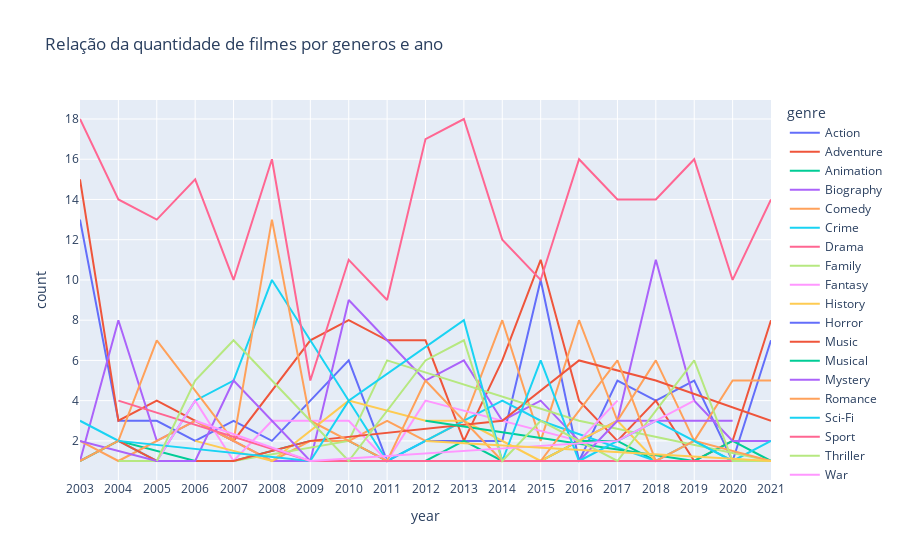

The code cell stored with this chart in its notebook:
### Code cell
# Plotando gráfico
genre_for_year = analise_2colunas(df['genre'], df['year'], ['genre', 'year'])
genre_for_year = genre_for_year.groupby(['genre', 'year'], as_index = False).agg(count = ('genre', 'count'))

fig = px.line(genre_for_year, x = 'year',y ='count',
              color = 'genre',
              title='Relação da quantidade de filmes por generos e ano')
fig.update_xaxes(dtick="M1")
fig.show()

### Figure 1 — Plotly figure (JSON) as saved in the notebook; plotly's stock layout.template omitted (floating-point values rounded to 4 significant figures)
{"data": [{"hovertemplate": "genre=Action<br>year=%{x}<br>count=%{y}<extra></extra>", "legendgroup": "Action", "line": {"color": "#636efa", "dash": "solid"}, "marker": {"symbol": "circle"}, "mode": "lines", "name": "Action", "orientation": "v", "showlegend": true, "type": "scatter", "x": [2003, 2004, 2005, 2006, 2007, 2008, 2009, 2010, 2011, 2012, 2014, 2015, 2016, 2017, 2018, 2019, 2020, 2021], "xaxis": "x", "y": [13, 3, 3, 2, 3, 2, 4, 6, 1, 2, 2, 10, 1, 5, 4, 5, 1, 7], "yaxis": "y"}, {"hovertemplate": "genre=Adventure<br>year=%{x}<br>count=%{y}<extra></extra>", "legendgroup": "Adventure", "line": {"color": "#EF553B", "dash": "solid"}, "marker": {"symbol": "circle"}, "mode": "lines", "name": "Adventure", "orientation": "v", "showlegend": true, "type": "scatter", "x": [2003, 2004, 2005, 2006, 2007, 2009, 2010, 2011, 2012, 2013, 2014, 2015, 2016, 2017, 2018, 2019, 2020, 2021], "xaxis": "x", "y": [15, 3, 4, 3, 2, 7, 8, 7, 7, 2, 6, 11, 4, 2, 4, 1, 2, 8], "yaxis": "y"}, {"hovertemplate": "genre=Animation<br>year=%{x}<br>count=%{y}<extra></extra>", "legendgroup": "Animation", "line": {"color": "#00cc96", "dash": "solid"}, "marker": {"symbol": "circle"}, "mode": "lines", "name": "Animation", "orientation": "v", "showlegend": true, "type": "scatter", "x": [2003, 2004, 2006, 2007, 2009, 2010, 2011, 2012, 2013, 2014, 2015, 2016, 2017, 2018, 2019, 2020, 2021], "xaxis": "x", "y": [1, 2, 1, 1, 2, 2, 1, 1, 2, 1, 1, 2, 2, 1, 1, 2, 1], "yaxis": "y"}, {"hovertemplate": "genre=Biography<br>year=%{x}<br>count=%{y}<extra></extra>", "legendgroup": "Biography", "line": {"color": "#ab63fa", "dash": "solid"}, "marker": {"symbol": "circle"}, "mode": "lines", "name": "Biography", "orientation": "v", "showlegend": true, "type": "scatter", "x": [2003, 2004, 2005, 2006, 2008, 2009, 2010, 2012, 2013, 2014, 2015, 2016, 2017, 2018, 2019, 2020, 2021], "xaxis": "x", "y": [1, 8, 2, 3, 1, 1, 9, 5, 6, 3, 4, 2, 3, 11, 4, 2, 2], "yaxis": "y"}, {"hovertemplate": "genre=Comedy<br>year=%{x}<br>count=%{y}<extra></extra>", "legendgroup": "Comedy", "line": {"color": "#FFA15A", "dash": "solid"}, "marker": {"symbol": "circle"}, "mode": "lines", "name": "Comedy", "orientation": "v", "showlegend": true, "type": "scatter", "x": [2003, 2004, 2006, 2007, 2008, 2009, 2010, 2011, 2012, 2013, 2014, 2015, 2016, 2017, 2018, 2019, 2020, 2021], "xaxis": "x", "y": [2, 1, 3, 2, 1, 2, 2, 3, 2, 3, 8, 2, 8, 3, 6, 2, 5, 5], "yaxis": "y"}, {"hovertemplate": "genre=Crime<br>year=%{x}<br>count=%{y}<extra></extra>", "legendgroup": "Crime", "line": {"color": "#19d3f3", "dash": "solid"}, "marker": {"symbol": "circle"}, "mode": "lines", "name": "Crime", "orientation": "v", "showlegend": true, "type": "scatter", "x": [2003, 2005, 2006, 2007, 2008, 2011, 2014, 2015, 2018, 2019, 2020, 2021], "xaxis": "x", "y": [3, 1, 4, 5, 10, 1, 4, 3, 1, 2, 1, 2], "yaxis": "y"}, {"hovertemplate": "genre=Drama<br>year=%{x}<br>count=%{y}<extra></extra>", "legendgroup": "Drama", "line": {"color": "#FF6692", "dash": "solid"}, "marker": {"symbol": "circle"}, "mode": "lines", "name": "Drama", "orientation": "v", "showlegend": true, "type": "scatter", "x": [2003, 2004, 2005, 2006, 2007, 2008, 2009, 2010, 2011, 2012, 2013, 2014, 2015, 2016, 2017, 2018, 2019, 2020, 2021], "xaxis": "x", "y": [18, 14, 13, 15, 10, 16, 5, 11, 9, 17, 18, 12, 10, 16, 14, 14, 16, 10, 14], "yaxis": "y"}, {"hovertemplate": "genre=Family<br>year=%{x}<br>count=%{y}<extra></extra>", "legendgroup": "Family", "line": {"color": "#B6E880", "dash": "solid"}, "marker": {"symbol": "circle"}, "mode": "lines", "name": "Family", "orientation": "v", "showlegend": true, "type": "scatter", "x": [2004, 2005, 2007, 2010, 2011, 2016, 2021], "xaxis": "x", "y": [1, 1, 1, 2, 6, 3, 1], "yaxis": "y"}, {"hovertemplate": "genre=Fantasy<br>year=%{x}<br>count=%{y}<extra></extra>", "legendgroup": "Fantasy", "line": {"color": "#FF97FF", "dash": "solid"}, "marker": {"symbol": "circle"}, "mode": "lines", "name": "Fantasy", "orientation": "v", "showlegend": true, "type": "scatter", "x": [2005, 2006, 2007, 2008, 2009, 2010, 2011, 2012, 2016, 2017], "xaxis": "x", "y": [1, 4, 1, 3, 3, 3, 1, 4, 2, 4], "yaxis": "y"}, {"hovertemplate": "genre=History<br>year=%{x}<br>count=%{y}<extra></extra>", "legendgroup": "History", "line": {"color": "#FECB52", "dash": "solid"}, "marker": {"symbol": "circle"}, "mode": "lines", "name": "History", "orientation": "v", "showlegend": true, "type": "scatter", "x": [2006, 2008, 2010, 2012, 2013, 2015, 2016, 2017, 2018], "xaxis": "x", "y": [2, 1, 4, 3, 3, 1, 2, 3, 1], "yaxis": "y"}, {"hovertemplate": "genre=Horror<br>year=%{x}<br>count=%{y}<extra></extra>", "legendgroup": "Horror", "line": {"color": "#636efa", "dash": "solid"}, "marker": {"symbol": "circle"}, "mode": "lines", "name": "Horror", "orientation": "v", "showlegend": true, "type": "scatter", "x": [2010, 2017], "xaxis": "x", "y": [1, 1], "yaxis": "y"}, {"hovertemplate": "genre=Music<br>year=%{x}<br>count=%{y}<extra></extra>", "legendgroup": "Music", "line": {"color": "#EF553B", "dash": "solid"}, "marker": {"symbol": "circle"}, "mode": "lines", "name": "Music", "orientation": "v", "showlegend": true, "type": "scatter", "x": [2004, 2005, 2007, 2009, 2014, 2016, 2018, 2021], "xaxis": "x", "y": [2, 1, 1, 2, 3, 6, 5, 3], "yaxis": "y"}, {"hovertemplate": "genre=Musical<br>year=%{x}<br>count=%{y}<extra></extra>", "legendgroup": "Musical", "line": {"color": "#00cc96", "dash": "solid"}, "marker": {"symbol": "circle"}, "mode": "lines", "name": "Musical", "orientation": "v", "showlegend": true, "type": "scatter", "x": [2012, 2019, 2021], "xaxis": "x", "y": [3, 1, 1], "yaxis": "y"}, {"hovertemplate": "genre=Mystery<br>year=%{x}<br>count=%{y}<extra></extra>", "legendgroup": "Mystery", "line": {"color": "#ab63fa", "dash": "solid"}, "marker": {"symbol": "circle"}, "mode": "lines", "name": "Mystery", "orientation": "v", "showlegend": true, "type": "scatter", "x": [2003, 2005, 2006, 2007, 2009, 2011, 2015, 2016, 2017, 2020], "xaxis": "x", "y": [2, 1, 1, 5, 1, 1, 1, 1, 3, 3], "yaxis": "y"}, {"hovertemplate": "genre=Romance<br>year=%{x}<br>count=%{y}<extra></extra>", "legendgroup": "Romance", "line": {"color": "#FFA15A", "dash": "solid"}, "marker": {"symbol": "circle"}, "mode": "lines", "name": "Romance", "orientation": "v", "showlegend": true, "type": "scatter", "x": [2003, 2004, 2005, 2007, 2008, 2009, 2011, 2012, 2013, 2014, 2015, 2017, 2018, 2019, 2021], "xaxis": "x", "y": [1, 2, 7, 2, 13, 3, 1, 5, 3, 1, 1, 6, 1, 2, 1], "yaxis": "y"}, {"hovertemplate": "genre=Sci-Fi<br>year=%{x}<br>count=%{y}<extra></extra>", "legendgroup": "Sci-Fi", "line": {"color": "#19d3f3", "dash": "solid"}, "marker": {"symbol": "circle"}, "mode": "lines", "name": "Sci-Fi", "orientation": "v", "showlegend": true, "type": "scatter", "x": [2004, 2009, 2010, 2013, 2014, 2015, 2016, 2018, 2020], "xaxis": "x", "y": [2, 1, 4, 8, 1, 6, 1, 3, 1], "yaxis": "y"}, {"hovertemplate": "genre=Sport<br>year=%{x}<br>count=%{y}<extra></extra>", "legendgroup": "Sport", "line": {"color": "#FF6692", "dash": "solid"}, "marker": {"symbol": "circle"}, "mode": "lines", "name": "Sport", "orientation": "v", "showlegend": true, "type": "scatter", "x": [2004, 2009, 2021], "xaxis": "x", "y": [4, 1, 1], "yaxis": "y"}, {"hovertemplate": "genre=Thriller<br>year=%{x}<br>count=%{y}<extra></extra>", "legendgroup": "Thriller", "line": {"color": "#B6E880", "dash": "solid"}, "marker": {"symbol": "circle"}, "mode": "lines", "name": "Thriller", "orientation": "v", "showlegend": true, "type": "scatter", "x": [2005, 2006, 2007, 2010, 2012, 2013, 2014, 2015, 2017, 2019, 2020, 2021], "xaxis": "x", "y": [1, 5, 7, 1, 6, 7, 1, 3, 1, 6, 1, 1], "yaxis": "y"}, {"hovertemplate": "genre=War<br>year=%{x}<br>count=%{y}<extra></extra>", "legendgroup": "War", "line": {"color": "#FF97FF", "dash": "solid"}, "marker": {"symbol": "circle"}, "mode": "lines", "name": "War", "orientation": "v", "showlegend": true, "type": "scatter", "x": [2006, 2009, 2017, 2019], "xaxis": "x", "y": [3, 1, 2, 4], "yaxis": "y"}, {"hovertemplate": "genre=Western<br>year=%{x}<br>count=%{y}<extra></extra>", "legendgroup": "Western", "line": {"color": "#FECB52", "dash": "solid"}, "marker": {"symbol": "circle"}, "mode": "lines", "name": "Western", "orientation": "v", "showlegend": true, "type": "scatter", "x": [2012, 2021], "xaxis": "x", "y": [2, 1], "yaxis": "y"}], "layout": {"legend": {"title": {"text": "genre"}, "tracegroupgap": 0}, "title": {"text": "Relação da quantidade de filmes por generos e ano"}, "xaxis": {"anchor": "y", "domain": [0, 1], "dtick": "M1", "title": {"text": "year"}}, "yaxis": {"anchor": "x", "domain": [0, 1], "title": {"text": "count"}}}}
